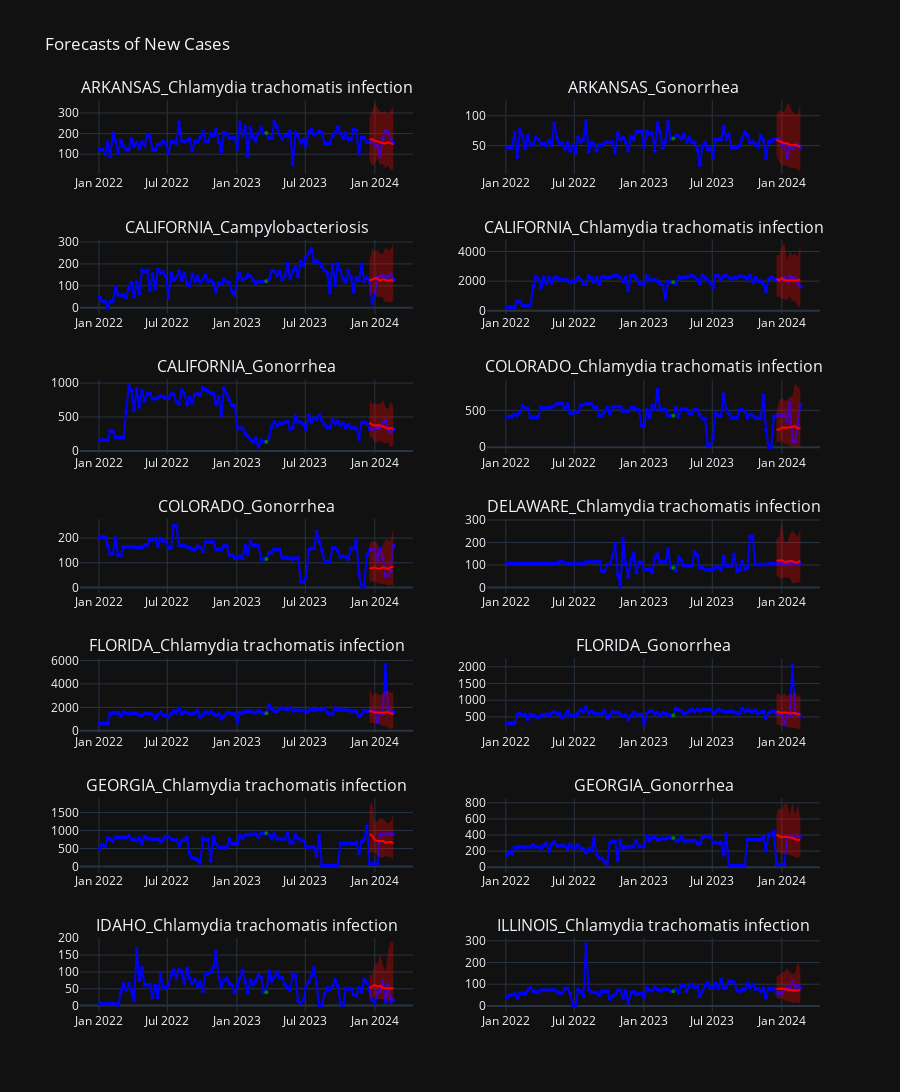

The code cell stored with this chart in its notebook:
### Code cell
plot_forecasts_plotly_by_item_id(df, all_preds_df, item_ids, num_charts=None)
